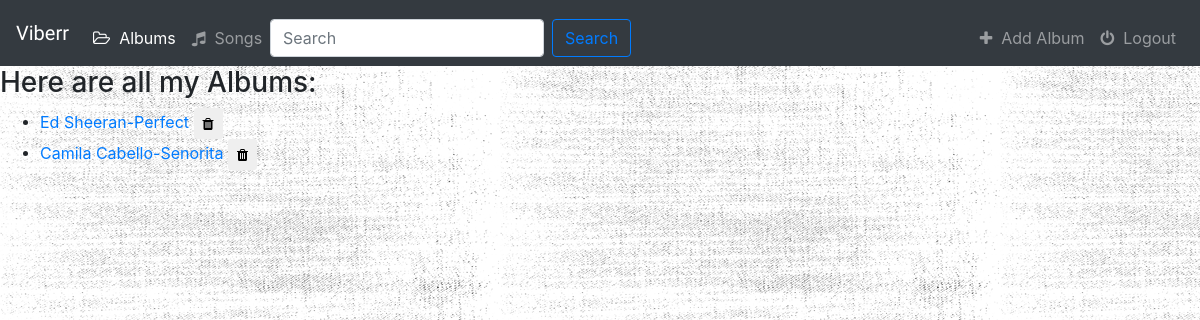
/music/, run on an earlier commit of the app's database.
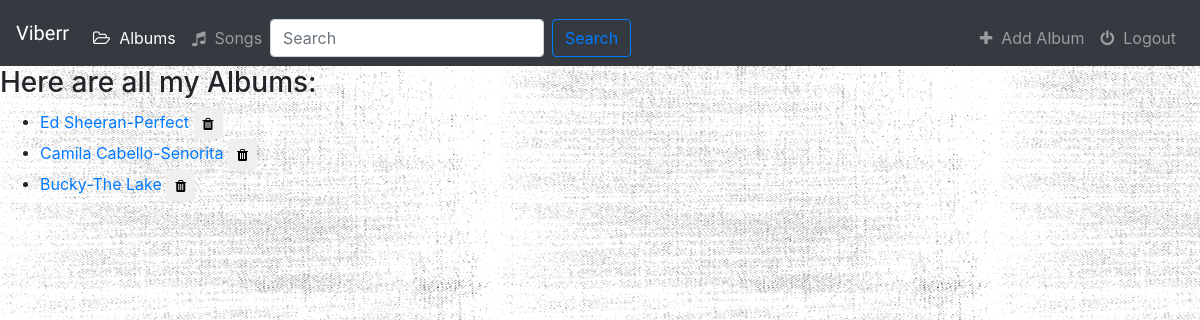
And on a later commit of the database.
### music/models.py (models this page shows, shortened)
class Album (models.Model):
    artist = models.CharField(max_length=250)
    album_title = models.CharField(max_length=250)
    genre = models.CharField(max_length=100)
    album_logo = models.FileField()
    def __str__(self):
        return self.artist + '-' + self.album_title

### music/views.py (the view)
# urls.py: path('', views.IndexView.as_view() , name='index'),
class IndexView(generic.ListView):
    template_name = 'music/index.html'
    context_object_name = 'all_albums'
    def get_queryset(self):
        return Album.objects.all()

### music/templates/music/index.html (shortened to what this page needs)
{% extends 'music/base.html' %}
{% block body %}
    {% if all_albums %}
        <h3> Here are all my Albums: </h3>
        <ul>
            {% for album in all_albums %}
            <li>
                <a href="{% url 'music:detail' album.id %}">{{ album }}</a>
                <form action="{% url 'music:album-delete' album.id %}" method="post" style="display:inline;">
                    <button type="submit" class="btn btn-default btn-sm">
                        <span class="fa fa-trash"> </span>
                    </button>
                </form>
            </li>
            {% endfor %}
        </ul>
    {% else %}
        <h3> You don't have any Albums. </h3>
    {% endif %}
{% endblock %}

What changed in the data, as far as the page shows it:
added Album: artist+album_title "Bucky-The Lake"
